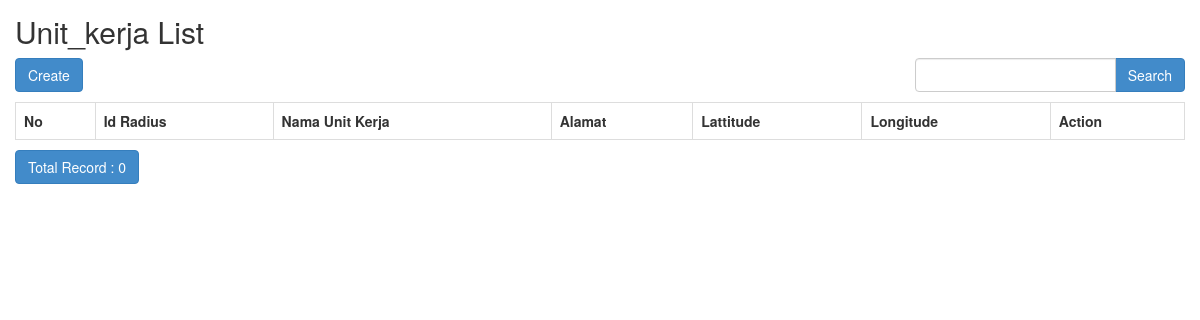
The app's page /index.php/unit_kerja, older data.
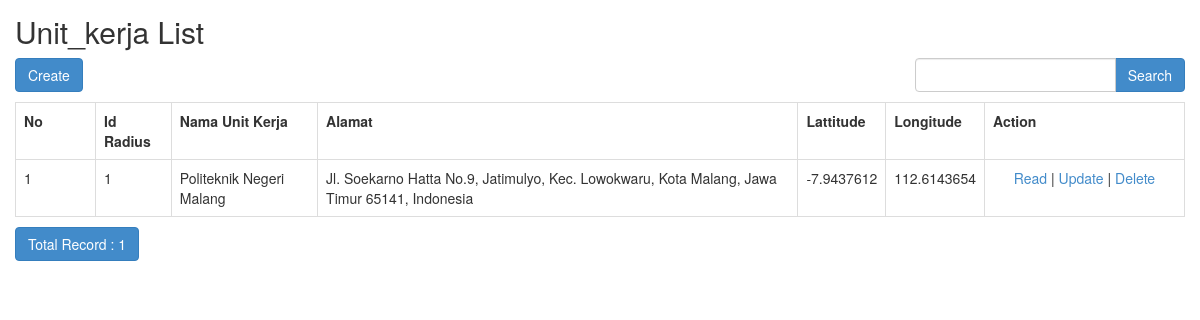
The same page, newer data.
### tables this page shows
CREATE TABLE `unit_kerja` (
  `id_unit_kerja` int(11) NOT NULL,
  `id_radius` int(11) DEFAULT NULL,
  `nama_unit_kerja` varchar(255) NOT NULL,
  `alamat` text NOT NULL,
  `lattitude` double NOT NULL,
  `longitude` double NOT NULL,
  `created_at` timestamp NOT NULL DEFAULT current_timestamp(),
  `updated_at` timestamp NOT NULL DEFAULT current_timestamp() ON UPDATE current_timestamp(),
  `deleted_at` timestamp NULL DEFAULT NULL
);

### application/controllers/Unit_kerja.php (called while the page is built, shortened)
<?php
class Unit_kerja extends CI_Controller
{
	function __construct()
	{
		$this->load->model('Unit_kerja_model');
		$this->load->library('form_validation');
	}
	public function index()
	{
		$q = urldecode($this->input->get('q', TRUE));
		$start = intval($this->input->get('start'));
		if ($q <> '') {
			$config['base_url'] = base_url() . 'unit_kerja/index.html?q=' . urlencode($q);
			$config['first_url'] = base_url() . 'unit_kerja/index.html?q=' . urlencode($q);
		} else {
			$config['base_url'] = base_url() . 'unit_kerja/index.html';
			$config['first_url'] = base_url() . 'unit_kerja/index.html';
		}
		$config['per_page'] = 10;
		$config['page_query_string'] = TRUE;
		$config['total_rows'] = $this->Unit_kerja_model->total_rows($q, TRUE);
		$unit_kerja = $this->Unit_kerja_model->get_limit_data($config['per_page'], $start, $q, TRUE);
		$this->load->library('pagination');
		$this->pagination->initialize($config);
		$data = array(
			'unit_kerja_data' => $unit_kerja,
			'q' => $q,
			'pagination' => $this->pagination->create_links(),
			'total_rows' => $config['total_rows'],
			'start' => $start,
		);
		$this->load->view('unit_kerja/unit_kerja_list', $data);
	}
}

### index.php (called while the page is built, shortened)
<?php
require_once BASEPATH.'core/CodeIgniter.php';

### application/config/config.php (called while the page is built, shortened)
<?php
$config['base_url'] = 'http://localhost/sipreti';
$config['index_page'] = '';
$config['uri_protocol']	= 'REQUEST_URI';
$config['url_suffix'] = '.html';
$config['language']	= 'english';
$config['charset'] = 'UTF-8';
$config['enable_hooks'] = FALSE;
$config['subclass_prefix'] = 'MY_';
$config['composer_autoload'] = FALSE;
$config['permitted_uri_chars'] = 'a-z 0-9~%.:_\-';
$config['enable_query_strings'] = FALSE;
$config['controller_trigger'] = 'c';
$config['function_trigger'] = 'm';
$config['directory_trigger'] = 'd';
$config['allow_get_array'] = TRUE;
$config['log_threshold'] = 0;
$config['log_path'] = '';
$config['log_file_extension'] = '';
$config['log_file_permissions'] = 0644;
$config['log_date_format'] = 'Y-m-d H:i:s';
$config['error_views_path'] = '';
$config['cache_path'] = '';
$config['cache_query_string'] = FALSE;
$config['encryption_key'] = 'randomstring';
$config['sess_driver'] = 'files';
$config['sess_cookie_name'] = 'ci_session';
$config['sess_samesite'] = 'Lax';
$config['sess_expiration'] = 7200;
$config['sess_save_path'] = NULL;
$config['sess_match_ip'] = FALSE;
$config['sess_time_to_update'] = 300;
$config['sess_regenerate_destroy'] = FALSE;
$config['cookie_prefix']	= '';
$config['cookie_domain']	= '';
$config['cookie_path']		= '/';
$config['cookie_secure']	= FALSE;
$config['cookie_httponly'] 	= FALSE;
$config['cookie_samesite'] 	= 'Lax';
$config['standardize_newlines'] = FALSE;
$config['global_xss_filtering'] = TRUE;
$config['csrf_protection'] = FALSE;
$config['csrf_token_name'] = 'csrf_test_name';
$config['csrf_cookie_name'] = 'csrf_cookie_name';
$config['csrf_expire'] = 7200;
$config['csrf_regenerate'] = TRUE;
$config['csrf_exclude_uris'] = array();
$config['compress_output'] = FALSE;
$config['time_reference'] = 'local';
$config['rewrite_short_tags'] = FALSE;
$config['proxy_ips'] = '';

### application/models/Unit_kerja_model.php (called while the page is built, shortened)
<?php
class Unit_kerja_model extends CI_Model
{
	public $table = 'unit_kerja';
	function total_rows($q = NULL, $onlyActive = FALSE)
	{
		$this->db->like('nama_unit_kerja', $q);
		if ($onlyActive) {
			$this->db->where('(deleted_at IS NULL OR deleted_at = "")');
		}
		return $this->db->count_all_results($this->table);
	}
	public function get_limit_data($limit, $start = 0, $q = NULL, $onlyActive = FALSE)
	{
		$this->db->or_like('nama_unit_kerja', $q);
		if ($onlyActive) {
			$this->db->where('(deleted_at IS NULL OR deleted_at = "")');
		}
		$this->db->limit($limit, $start);
		return $this->db->get($this->table)->result();
	}
}

### application/views/unit_kerja/unit_kerja_list.php (the view, shortened to what the changed rows need)
<!doctype html>
<html>
    <head>
        <link rel="stylesheet" href="<?php echo base_url('assets/bootstrap/css/bootstrap.min.css') ?>"/>
    </head>
    <body>
        <h2 style="margin-top:0px">Unit_kerja List</h2>
        <table class="table table-bordered" style="margin-bottom: 10px">
            <tr>
                <th>No</th>
		<th>Id Radius</th>
		<th>Nama Unit Kerja</th>
		<th>Alamat</th>
		<th>Lattitude</th>
		<th>Longitude</th>
		<th>Action</th>
            </tr><?php
            foreach ($unit_kerja_data as $unit_kerja)
            {
                ?>
                <tr>
			<td width="80px"><?php echo ++$start ?></td>
			<td><?php echo $unit_kerja->id_radius ?></td>
			<td><?php echo $unit_kerja->nama_unit_kerja ?></td>
			<td><?php echo $unit_kerja->alamat ?></td>
			<td><?php echo $unit_kerja->lattitude ?></td>
			<td><?php echo $unit_kerja->longitude ?></td>
			<td style="text-align:center" width="200px">
				<?php
				echo anchor(site_url('unit_kerja/read/'.$unit_kerja->id_unit_kerja),'Read');
				echo ' | ';
				echo anchor(site_url('unit_kerja/update/'.$unit_kerja->id_unit_kerja),'Update');
				echo ' | ';
				echo anchor(site_url('unit_kerja/delete/'.$unit_kerja->id_unit_kerja),'Delete','onclick="javasciprt: return confirm(\'Are You Sure ?\')"');
				?>
			</td>
		</tr>
                <?php
            }
            ?>
        </table>
        <div class="row">
            <div class="col-md-6">
                <a href="#" class="btn btn-primary">Total Record : <?php echo $total_rows ?></a>
	    </div>
        </div>
    </body>
</html>

Row changes from the older to the newer data that the page shows:
added unit_kerja: id_radius "1", nama_unit_kerja "Politeknik Negeri Malang", alamat "Jl. Soekarno Hatta No.9, Jatimulyo, Kec. Lowokwaru, Kota Malang, Jawa Timur 65141, Indonesia", lattitude "-7.9437612", longitude "112.6143654", id_unit_kerja "Read", id_unit_kerja "Update", id_unit_kerja "Delete"
Text that changed along with them:
$total_rows: "0" → "1"
